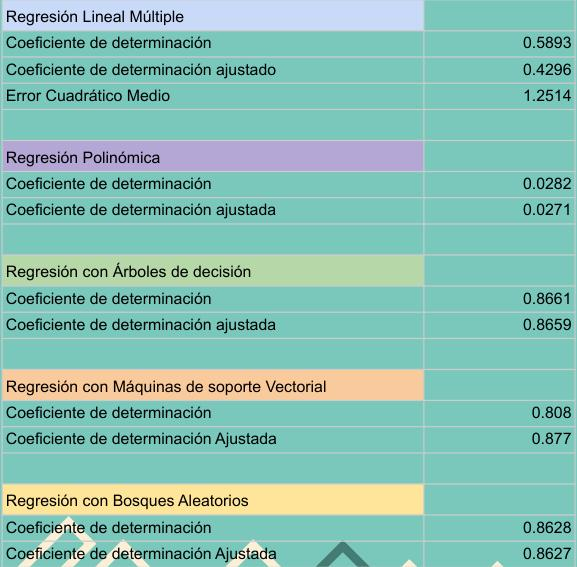
#> input picture docs images/image-6.png, 577 x 567 px, given in place of 007.jpeg, which was not available
$ jupyter execute --allow-errors main.ipynb   (shell and % lines are left out)   (text cells are left out)
#> lines starting #> are read from the running program, lines starting #| are printed output that depends on the picture; pictures that were not available may be replaced by others from this repository, and a replacement may not be noted
[cell 1]
# Manejo de archivos
import os
import cv2
import shutil

# Interfaz
import argparse
from termcolor import cprint

# Manejo de Datos
import numpy as np
import pandas as pd

# Agrupamiento
from sklearn.cluster import AgglomerativeClustering
from sklearn.cluster import KMeans

[cell 2]
# Constantes
shape = (9,9)
save_on_csv = False

[cell 3]
def image2VectorA(file):
#> called with file = 'data/007.jpeg'
    image = cv2.imread(file)
#> image is the input picture: shape (567, 577, 3); mean B, G, R 180.3, 192.3, 137.7
    processed = cv2.cvtColor(image,cv2.COLOR_BGR2HLS)
#> processed: shape (567, 577, 3); mean of channels 0, 1, 2 80.9, 164, 113.3
    processed = cv2.resize(processed,shape)
    processed = processed[:,:,0]
    processed = processed.reshape(shape[0]*shape[1])
#> processed = 81 values, max 129 at index 19, min 51 at index 39, mean 87.06
    return processed

image2VectorA("data/007.jpeg")

[cell 4]
def image2VectorB(file):
#> called with file = 'data/007.jpeg'
    image = cv2.imread(file)
    image = image[:,:,0]
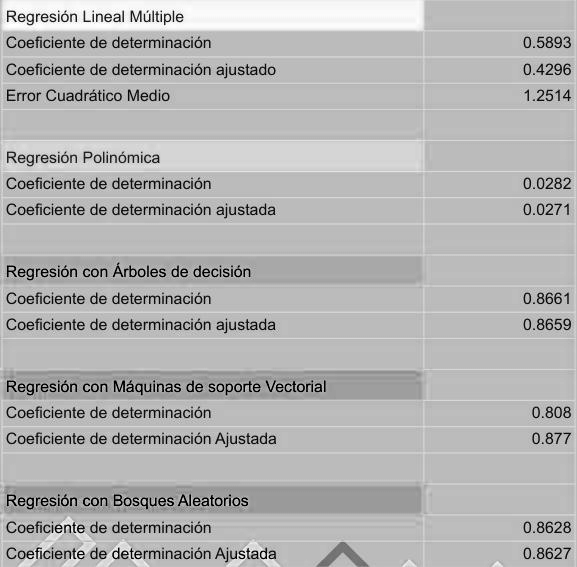
#> image: shape (567, 577); min 0, max 255, mean 180.3
    hist,bins = np.histogram(image.ravel(),360,[0,360])
#> hist = 360 values, max 97422 at index 187, min 0 at index 256, mean 908.8; bins = 361 values from 0 to 360
    return hist

image2VectorB("data/007.jpeg")

[cell 5]
def load_data(dir):
#> called with dir = 'data'
    names = []
#> names = []
    images = []

    if not os.path.exists(dir):
        return []

    os.chdir(dir)

    for file in os.listdir("."):
        try :
            names.append(file)
            images.append(image2VectorB(file))
        except:
            print(f"{file} is not an Image")
        finally:
            pass

    return names,images

#> (the rest of this cell did not finish here and is left out)


$ run again, on docs images/image-7.png
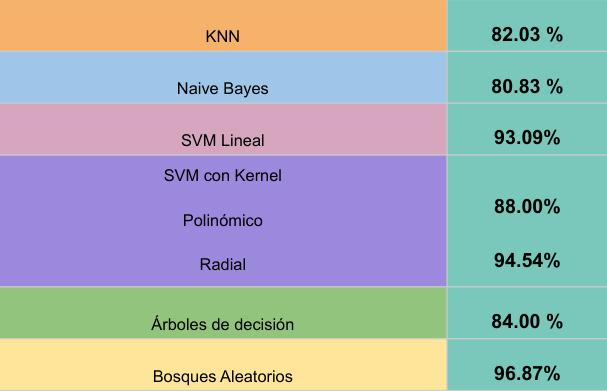
#> input picture docs images/image-7.png, 607 x 391 px, given in place of 007.jpeg, which was not available
#> in image2VectorA, image is the input picture: shape (391, 607, 3); mean B, G, R 179.7, 176.7, 167.7
#> in image2VectorA, `processed = processed.reshape(shape[0]*shape[1])`: processed = 81 values, max 167 at index 18, min 15 at index 0, mean 97.07
#> in image2VectorB, `image = image[:,:,0]`:
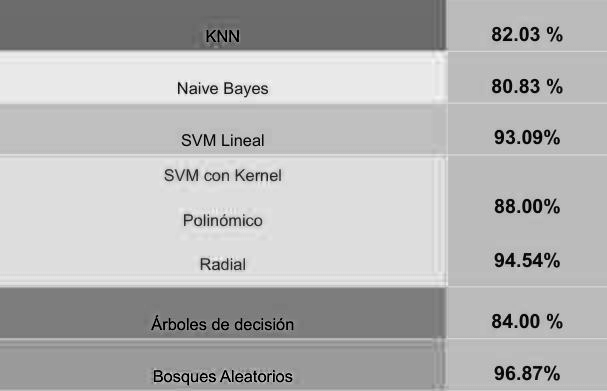
#> image: shape (391, 607); min 0, max 255, mean 179.7
#> hist = 360 values, max 40992 at index 221, min 0 at index 254, mean 659.3; bins = 361 values from 0 to 360
#> names = []
